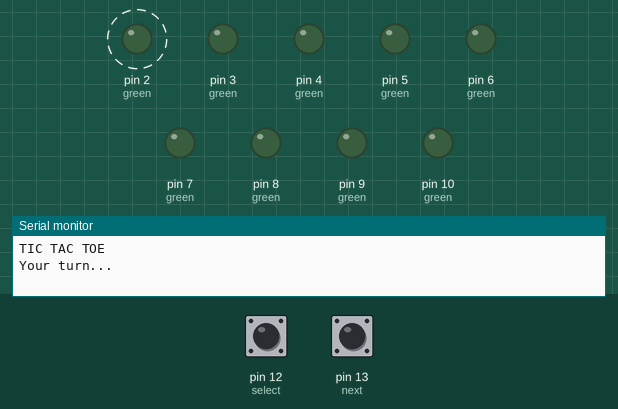
A sketch run on a simulated Arduino Uno, built with avr-gcc and run on an emulated ATmega328P. Parts: output pins drawn as LEDs (lit = HIGH), the last lines printed to the serial monitor. Dashed ring = blinking. The inputs (shaded band) are chosen by the test bench; at power-on: pin 12 (select) LOW, pin 13 (next) LOW. Random numbers use the default seed unless the sketch sets one.

Above: at 2.67 s.
3.1 s: pin 12 (select) pulled HIGH for 0.15 s
6.2 s: pin 13 (next) pulled HIGH for 0.15 s
At 7.4 s:
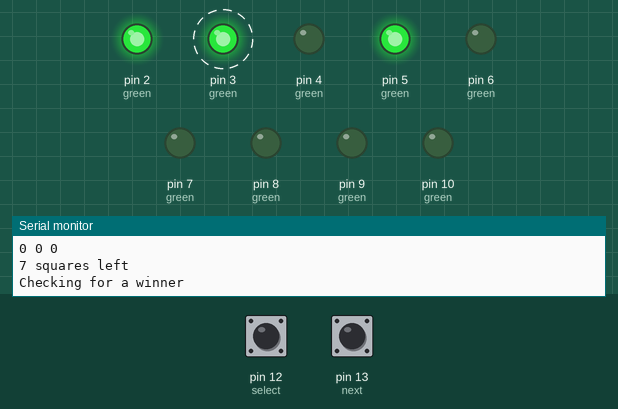
9.2 s: pin 12 (select) pulled HIGH for 1 s
At 12.48 s:
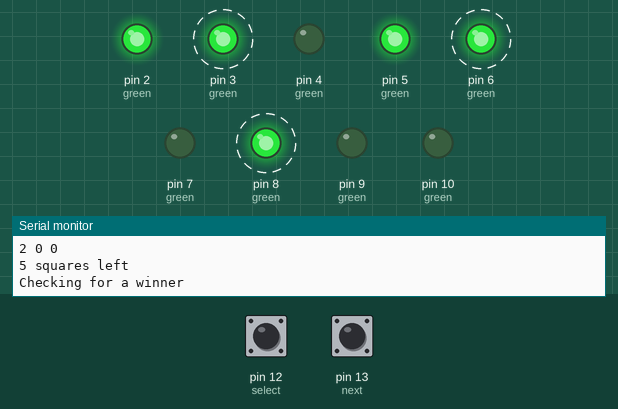
13.2 s: pin 12 (select) pulled HIGH for 0.15 s
16.3 s: pin 13 (next) pulled HIGH for 1 s
At 18.0 s:
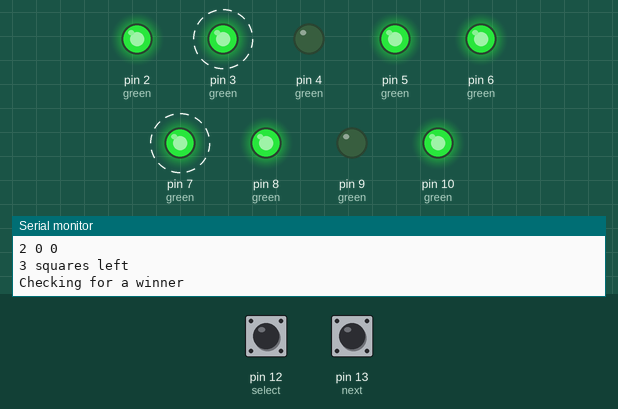
19.6 s: pin 13 (next) pulled HIGH for 0.15 s
At 21.1 s:
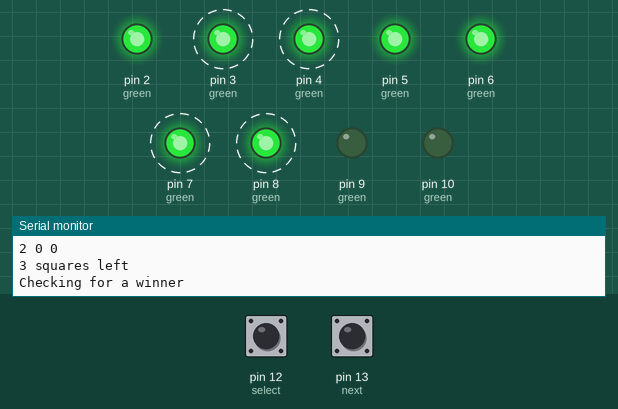
Timing chart, 0 to 32.9 s (numbered marks = the images above; inputs shaded):
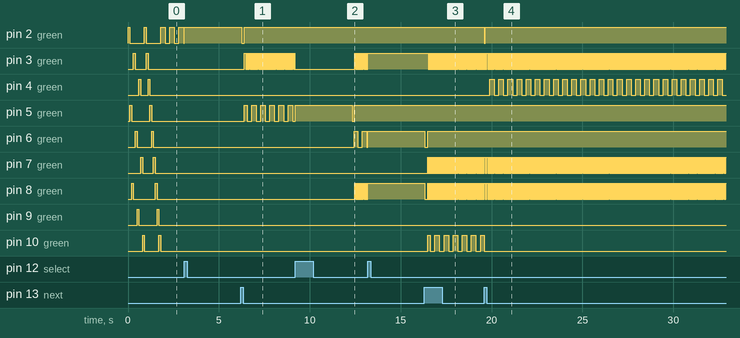

Measured:
- after the input at 6.2 s, pin 5 (green): LOW → HIGH after 0.20 s, then repeats every 0.50 s: LOW 0.25 s, HIGH 0.25 s
- after the input at 9.2 s, pin 6 (green): alternates HIGH for 0.23 s and LOW for 0.25 s, starting after 3.2 s; pin 8 (green): alternates HIGH for 0.03 s and LOW for 0.03 s, starting after 3.3 s
- after the input at 16.3 s, pin 10 (green): LOW → HIGH after 0.18 s, then repeats every 0.50 s: LOW 0.25 s, HIGH 0.25 s
- after the input at 19.6 s, pin 2 (green): HIGH → LOW at once, → HIGH 0.05 s later; pin 4 (green): alternates HIGH for 0.25 s and LOW for 0.25 s, starting after 0.30 s
- by itself, pin 3 (green), pin 7 (green): alternates HIGH for 0.03 s and LOW for 0.03 s

The sketch:

tictactoe_smart.ino
```cpp
// Define pins
const int green[3][3] = { // Green is the player
  {2, 3, 4},
  {5, 6, 7},
  {8, 9, 10}
};
const int red[3][3] = { // Red is the Arduino
  {2, 3, 4},
  {5, 6, 7},
  {8, 9, 10}
};

const int select = 12;
const int next = 13;
int nextState = 0;         // current state of the button
int lastNextState = 0;     // previous state of the button
int selectState = 0;
int lastSelectState = 0;

unsigned long currentMillis;
unsigned long selectedBlinkMillis = 0;
const long selectedBlinkInterval = 250;
int selectedLedState = LOW;

unsigned long currTurnBlinkMillis = 0;
const long currTurnBlinkInterval = 25;
int currTurnLedState = LOW;

const int greenWin = 2; // Lights if the player wins
const int redWin = 10; // Lights if the Arduino wins
const int resetButton = 13; // Button to start a new game

const int win[8][3][3] = { // This 4D array defines all possible winning combinations
  {
    {1, 1, 1},
    {0, 0, 0},
    {0, 0, 0}
  },
  {
    {0, 0, 0},
    {1, 1, 1},
    {0, 0, 0}
  },
  {
    {0, 0, 0},
    {0, 0, 0},
    {1, 1, 1}
  },
  {
    {1, 0, 0},
    {1, 0, 0},
    {1, 0, 0}
  },
  {
    {0, 1, 0},
    {0, 1, 0},
    {0, 1, 0}
  },
  {
    {0, 0, 1},
    {0, 0, 1},
    {0, 0, 1}
  },
  {
    {1, 0, 0},
    {0, 1, 0},
    {0, 0, 1}
  },
  {
    {0, 0, 1},
    {0, 1, 0},
    {1, 0, 0}
  }
};

// Global variables
int gamePlay[3][3] = { // Holds the current game
  {0, 0, 0},
  {0, 0, 0},
  {0, 0, 0}
};

int sY = 0;
int sX = 0;

int squaresLeft = 9; // The number of free squares left on the board
int played = 0; // Has the Arduino played or not
bool yourTurn = true;

const int startupFlashSpeed = 100; // The time in milliseconds the LEDs light for on startup
const int arduinoDelay = 3000; // How long the Arduino waits before playing (simulates thought)

void setup() {
  // put your setup code here, to run once:
  // Start serial comms
  Serial.begin(9600);

  // Define green and red pins as outputs
  for (int i = 0; i < 3; i++) {
    for (int j = 0; j < 3; j++) {
      pinMode(green[i][j], OUTPUT);
    }
  }

  // Define buttons as inputs
  pinMode(select, INPUT);
  pinMode(next, INPUT);

  initialise();
  startupFlash();
}


void initialise() {
  // Prepare the board for a game
  Serial.println("TIC TAC TOE");

  // Set LEDs off
  for (int i = 0; i < 3; i++) {
    for (int j = 0; j < 3; j++) {
      digitalWrite(green[i][j], LOW);
      gamePlay[i][j] = 0;
    }
  }
  squaresLeft = 9;
  sX = 0;
  sY = 0;
  Serial.println("Your turn...");
}


void loop() {

  nextState = digitalRead(next);
  selectState = digitalRead(select);
  currentMillis = millis();

  makeSelection();
  if (yourTurn) {
    blinkCursor();
  }

  displayBoard();

}

void displayBoard() {
  if (currentMillis - currTurnBlinkMillis > currTurnBlinkInterval) {
    currTurnBlinkMillis = currentMillis;
    if (currTurnLedState == LOW) {
      currTurnLedState = HIGH;
    } else {
      currTurnLedState = LOW;
    }

    for (int i = 0; i < 3; i++) {
      for (int j = 0; j < 3; j++) {
        if (gamePlay[i][j] == 2){
          digitalWrite(green[i][j], currTurnLedState);
        } else if (gamePlay[i][j] == 1) {
          digitalWrite(green[i][j], HIGH);
        } else if (gamePlay[i][j] == 0 && i != sX && j != sY){
          digitalWrite(green[i][j], LOW);
        }
      }
    }

  }
}

void makeSelection() {
  if (nextState != lastNextState) {
    if (nextState == HIGH) {
      nextSpot();
    }
    delay(50);
  }
  lastNextState = nextState;

  if (selectState != lastSelectState) {
    if (selectState == HIGH) {
      yourTurn = false;
      buttonPress(sX, sY);
    }
    delay(50);
  }
  lastSelectState = selectState;
}

void nextSpot() {
  digitalWrite(green[sX][sY], LOW);

  sY ++;
  if (sY > 2) {
    sY = 0;
    sX++;
    if (sX > 2) {
      sX = 0;
    }
  }

  if (gamePlay[sX][sY] != 0) {
    nextSpot();
  }
}

void blinkCursor() {
  if (currentMillis - selectedBlinkMillis > selectedBlinkInterval) {
    selectedBlinkMillis = currentMillis;
    if (selectedLedState == LOW) {
      selectedLedState = HIGH;
    } else {
      selectedLedState = LOW;
    }
    digitalWrite(green[sX][sY], selectedLedState);
  }
}


void buttonPress(int i, int j) {
  // Button pressed, light the green LED and note the square as taken
  Serial.print("Button press "); Serial.print(i); Serial.println(j);
  digitalWrite(green[i][j], HIGH);
  gamePlay[i][j] = 1; // Note the square played
  squaresLeft -= 1; // Update number of squares left
  printGame(); // Print the game to serial monitor
  checkGame(); // Check for a winner
  arduinosTurn(); // Arduino's turn
}


void arduinosTurn() {
  // Arduino takes a turn
  Serial.println("Arduino's turn");
  checkPossiblities(); // Check to see if a winning move can be played
  if (played == 0) {
    checkBlockers(); // If no winning move played, check to see if we can block a win
  }
  if (played == 0) {
    randomPlay(); // Otherwise, pick a random square
  }
  squaresLeft -= 1; // Update number of squares left
  played = 0; // Reset if played or not
  printGame(); // Print the games to serial monitor
  checkGame(); // Check for a winner
  yourTurn = true;
  nextSpot();
}


void checkPossiblities() {
  // Check all rows, then columns, then diagonals to see if there are two reds lit and a free square to make a line of three
  Serial.println("Checking possibilities to win...");
  int poss = 0; // Used to count if possible - if it gets to 2 then its a possiblity
  int x = 0; // The X position to play
  int y = 0; // The Y position to play
  int space = 0; // Is there a free square or not to play
  // Check rows
  for (int i = 0; i < 3; i++) {
    for (int j = 0; j < 3; j++) {
      if (gamePlay[i][j] == 2) {
        poss += 1; // Square is red. Increment the possiblity counter
      }
      if (gamePlay[i][j] == 0) {
        space = 1; // Square is empty. Note this and the position
        x = i;
        y = j;
      }
      if ((poss == 2) && (space == 1)) { // 2 red squares and a free square
        Serial.print("Found an obvious row! "); Serial.print(x); Serial.println(y);
        playPoss(x, y);
      }
    }
    poss = 0;
    x = 0;
    y = 0;
    space = 0;
  }


  // Check columns - same as for rows but the "for" loops have been reversed to go to columns
  for (int i = 0; i < 3; i++) {
    for (int j = 0; j < 3; j++) {
      if (gamePlay[j][i] == 2) {
        poss += 1;
      }
      if (gamePlay[j][i] == 0) {
        space = 1;
        x = j;
        y = i;
      }
      if ((poss == 2) && (space == 1) && (played == 0)) { // This time also check if we've already played
        Serial.print("Found an obvious column! "); Serial.print(x); Serial.println(y);
        playPoss(x, y);
      }
    }
    // Reset variables
    poss = 0;
    x = 0;
    y = 0;
    space = 0;
  }


  // Check crosses - as for rows and columns but "for" loops changed
  // Check diagonal top left to bottom right
  for (int i = 0; i < 3; i++) {
    if (gamePlay[i][i] == 2) {
      poss += 1;
    }
    if (gamePlay[i][i] == 0) {
      space = 1;
      x = i;
      y = i;
    }
    if ((poss == 2) && (space == 1) && (played == 0)) {
      Serial.print("Found an obvious cross! "); Serial.print(x); Serial.println(y);
      playPoss(x, y);
    }
  }
  // Reset variables
  poss = 0;
  x = 0;
  y = 0;
  space = 0;


  // Check diagonal top right to bottom left
  int row = 0; // Used to count up the rows
  for (int i = 2; i >= 0; i--) { // We count DOWN the columns
    if (gamePlay[row][i] == 2) {
      poss += 1;
    }
    if (gamePlay[row][i] == 0) {
      space = 1;
      x = row;
      y = i;
    }
    if ((poss == 2) && (space == 1) && (played == 0)) {
      Serial.print("Found an obvious cross! "); Serial.print(x); Serial.println(y);
      playPoss(x, y);
    }
    row += 1; // Increment the row counter
  }
  // Reset variables
  poss = 0;
  x = 0;
  y = 0;
  space = 0;
}


void checkBlockers() {
  // As for checkPossibilites() but this time checking the players squares for places to block a line of three
  Serial.println("Checking possibilities to block...");
  int poss = 0;
  int x = 0;
  int y = 0;
  int space = 0;


  // Check rows
  for (int i = 0; i < 3; i++) {
    for (int j = 0; j < 3; j++) {
      if (gamePlay[i][j] == 1) {
        poss += 1;
      }
      if (gamePlay[i][j] == 0) {
        space = 1;
        x = i;
        y = j;
      }
      if ((poss == 2) && (space == 1) && (played == 0)) {
        Serial.print("Found an blocker row! "); Serial.print(x); Serial.println(y);
        playPoss(x, y);
      }
    }
    poss = 0;
    x = 0;
    y = 0;
    space = 0;
  }


  // Check columns
  for (int i = 0; i < 3; i++) {
    for (int j = 0; j < 3; j++) {
      if (gamePlay[j][i] == 1) {
        poss += 1;
      }
      if (gamePlay[j][i] == 0) {
        space = 1;
        x = j;
        y = i;
      }
      if ((poss == 2) && (space == 1) && (played == 0)) {
        Serial.print("Found an blocker column! "); Serial.print(x); Serial.println(y);
        playPoss(x, y);
      }
    }
    poss = 0;
    x = 0;
    y = 0;
    space = 0;
  }


  // Check crosses
  for (int i = 0; i < 3; i++) {
    if (gamePlay[i][i] == 1) {
      poss += 1;
    }
    if (gamePlay[i][i] == 0) {
      space = 1;
      x = i;
      y = i;
    }
    if ((poss == 2) && (space == 1) && (played == 0)) {
      Serial.print("Found an blocker cross! "); Serial.print(x); Serial.println(y);
      playPoss(x, y);
    }
  }
  poss = 0;
  x = 0;
  y = 0;
  space = 0;
  int row = 0;
  for (int i = 2; i >= 0; i--) {
    if (gamePlay[row][i] == 1) {
      poss += 1;
    }
    if (gamePlay[row][i] == 0) {
      space = 1;
      x = row;
      y = i;
    }
    if ((poss == 2) && (space == 1) && (played == 0)) {
      Serial.print("Found an blocker cross! "); Serial.print(x); Serial.println(y);
      playPoss(x, y);
    }
    row += 1;
  }
  poss = 0;
  x = 0;
  y = 0;
  space = 0;
}


void randomPlay() {
  // No win or block to play... Let's just pick a square at random
  Serial.println("Choosing randomly...");
  int choice = random(1, squaresLeft); // We pick a number from 0 to the number of squares left on the board
  Serial.print("Arduino chooses "); Serial.println(choice);
  int pos = 1; // Stores the free square we're currently on
  for (int i = 0; i < 3; i++) {
    for (int j = 0; j < 3; j++) {
      if (gamePlay[i][j] == 0) { // Check to see if square empty
        if (pos == choice) { // Play the empty square that corresponds to the random number
          playPoss(i, j);
        }
        pos += 1; // Increment the free square counter
      }
    }
  }
}


void playPoss(int x, int y) {
  // Simulate thought and then play the chosen square
  delay(arduinoDelay);
  //  digitalWrite(red[x][y], HIGH);
  gamePlay[x][y] = 2; // Update the game play array
  played = 1; // Note that we've played
}


void checkGame() {
  // Check the game for a winner


  // Check if the player has won
  Serial.println("Checking for a winner");
  int player = 1;
  int winner = 0;
  for (int i = 0; i < 8; i++) { // We cycle through all winning combinations in the 4D array and check if they correspond to the current game
    //Check game
    int winCheck = 0;
    for (int j = 0; j < 3; j++) {
      for (int k = 0; k < 3; k++) {
        if ((win[i][j][k] == 1) && (gamePlay[j][k] == player)) {
          winCheck += 1;
        }
      }
    }
    if (winCheck == 3) {
      winner = 1;
      Serial.print("Player won game "); Serial.println(i);
      endGame(1);
    }
  }


  // Do the same for to check if the Arduino has won
  player = 2;
  winner = 0;
  for (int i = 0; i < 8; i++) {
    //Check game
    int winCheck = 0;
    for (int j = 0; j < 3; j++) {
      for (int k = 0; k < 3; k++) {
        if ((win[i][j][k] == 1) && (gamePlay[j][k] == player)) {
          winCheck += 1;
        }
      }
    }
    if (winCheck == 3) {
      winner = 1;
      Serial.print("Arduino won game "); Serial.println(i);
      endGame(2);
    }
  }
  if (squaresLeft == -1) {
    endGame(0);
  }
}


void printGame() {
  // Prints the game to the serial monitor
  for (int i = 0; i < 3; i++) {
    for (int j = 0; j < 3; j++) {
      Serial.print(gamePlay[i][j]); Serial.print(" ");
    }
    Serial.println("");
  }
  Serial.print(squaresLeft); Serial.println(" squares left");
}


void endGame(int winner) {
  // Is called when a winner is found
  switch (winner) {
    case 0:
      Serial.println("It's a draw");
      break;
    case 1:
      Serial.println("Player wins");
      break;
    case 2:
      Serial.println("Arduino wins");
      break;
  }
  while (digitalRead(resetButton) == LOW) {
  }
  initialise();
}


void startupFlash() {
  // Flash at the start
  for (int i = 0; i < 3; i++) {
    for (int j = 0; j < 3; j++) {
      digitalWrite(green[j][i], HIGH);
      delay(startupFlashSpeed);
      digitalWrite(green[j][i], LOW);
    }
  }
  for (int i = 0; i < 3; i++) {
    for (int j = 0; j < 3; j++) {
      digitalWrite(red[i][j], HIGH);
      delay(startupFlashSpeed);
      digitalWrite(red[i][j], LOW);
    }
  }
}
```
